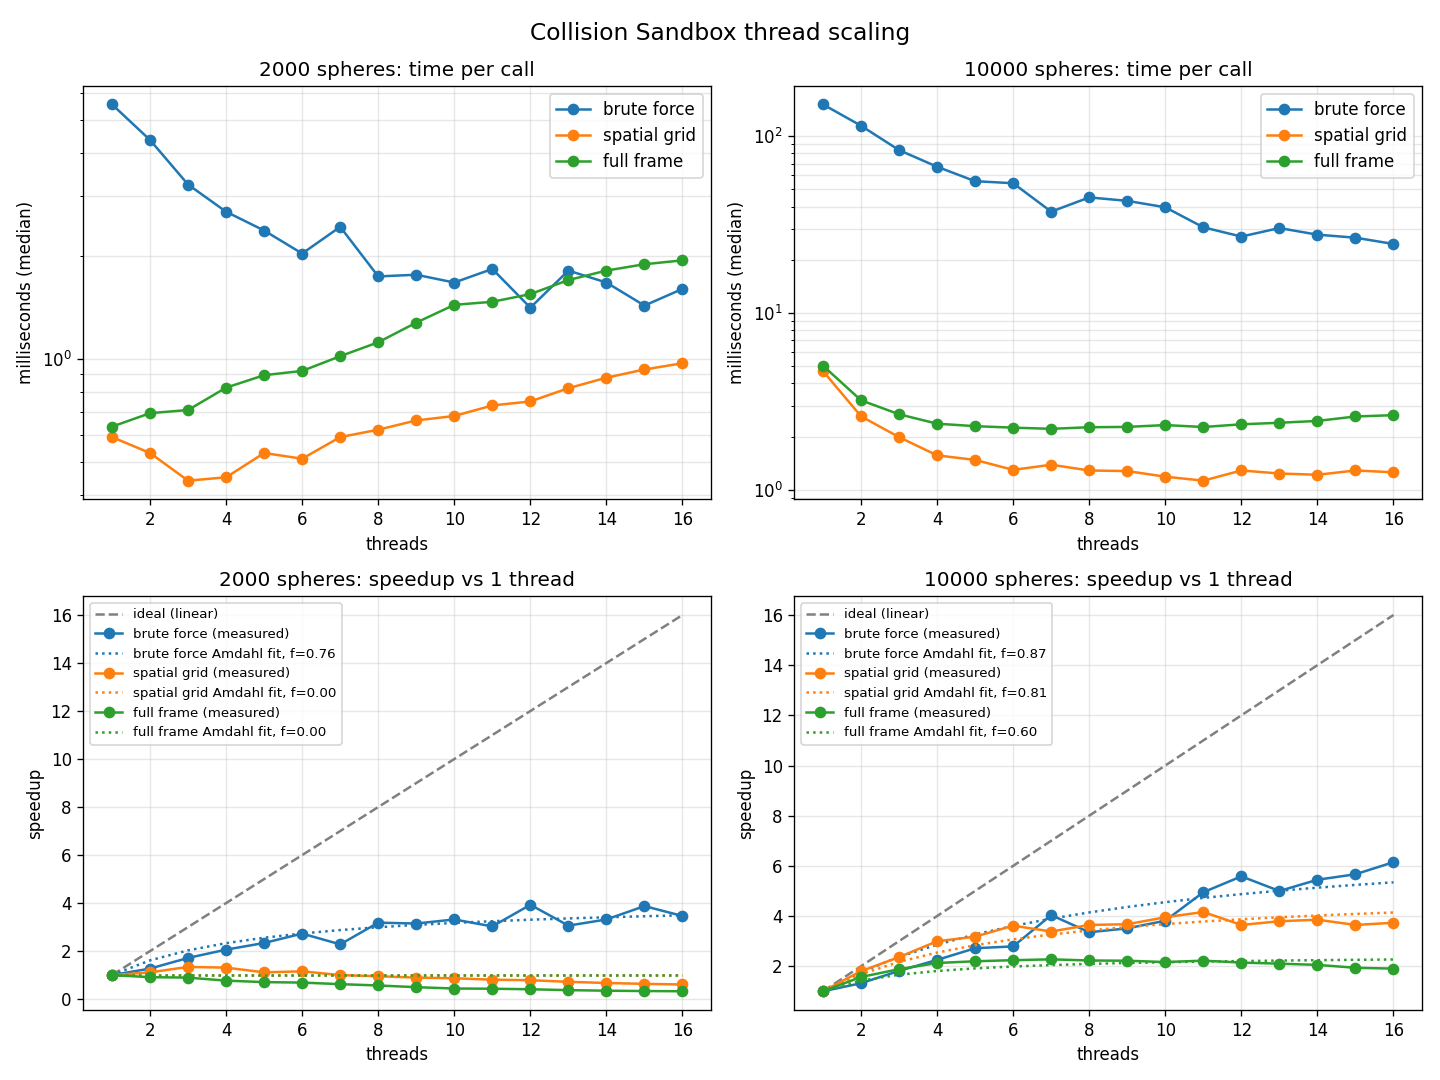

Write the Python code that produced this figure.
"""
Thread scaling benchmark for the Collision Sandbox.

Runs build/collision_sandbox.exe once per thread count, reads the timings it
prints, and plots how much faster each broadphase gets as threads are added.
The measured speedup is compared against two simple models:

  * Ideal linear scaling:  speedup(p) = p
  * Amdahl's law:          speedup(p) = 1 / ((1 - f) + f / p)
    where f is the fraction of the work that can run in parallel.
    f is fitted to the measurements.

Usage:
    py benchmark_threads.py                 # defaults: 2000 and 10000 spheres, 1..16 threads
    py benchmark_threads.py --spheres 5000  # one sphere count only
    py benchmark_threads.py --max-threads 8 --repeats 5

Output:
    benchmark_results.csv   raw numbers, one row per run
    benchmark_threads.png   the plot
"""

import argparse
import os
import re
import subprocess
import sys

import matplotlib.pyplot as plt
import numpy as np
import pandas as pd

# ---------------------------------------------------------------------------
# Settings
# ---------------------------------------------------------------------------

DEFAULT_SPHERE_COUNTS = [2000, 10000]
DEFAULT_MAX_THREADS = os.cpu_count() or 8
DEFAULT_REPEATS = 3          # runs per configuration; the median is kept
FRAMES_PER_RUN = 30          # keeps each run short
EXE_PATH = os.path.join("build", "collision_sandbox.exe")

# Lines printed by the sandbox look like:
#   brute force, 16 thread(s):    24.21 ms, 1452 pairs
#   spatial grid,  1 thread(s):    4.28 ms, 1452 pairs
#   average frame time: 2.650 ms
LINE_PATTERN = re.compile(r"(brute force|spatial grid),\s+(\d+) thread\(s\):\s+([\d.]+) ms")
FRAME_PATTERN = re.compile(r"average frame time:\s+([\d.]+) ms")


# ---------------------------------------------------------------------------
# Running the sandbox and parsing what it prints
# ---------------------------------------------------------------------------

def run_sandbox(sphere_count, thread_count):
    """Run the exe once and return a dict of the timings it printed."""
    command = [EXE_PATH, str(sphere_count), str(FRAMES_PER_RUN), str(thread_count)]
    result = subprocess.run(command, capture_output=True, text=True, check=True)

    timings = {}
    for method, threads, ms in LINE_PATTERN.findall(result.stdout):
        # The exe always prints a 1-thread line and a thread_count line.
        # We only keep the line that matches the thread count we asked for.
        if int(threads) == thread_count:
            timings[method] = float(ms)

    frame_match = FRAME_PATTERN.search(result.stdout)
    if frame_match:
        timings["full frame"] = float(frame_match.group(1))

    if len(timings) != 3:
        raise RuntimeError(f"Could not parse sandbox output:\n{result.stdout}")
    return timings


def collect_results(sphere_counts, max_threads, repeats):
    """Run every configuration and return a tidy DataFrame with one row per run."""
    rows = []
    thread_counts = range(1, max_threads + 1)
    total_runs = len(sphere_counts) * len(thread_counts) * repeats
    done = 0

    for spheres in sphere_counts:
        for threads in thread_counts:
            for repeat in range(repeats):
                timings = run_sandbox(spheres, threads)
                for method, ms in timings.items():
                    rows.append({
                        "spheres": spheres,
                        "threads": threads,
                        "repeat": repeat,
                        "method": method,
                        "ms": ms,
                    })
                done += 1
                print(f"\r  {done}/{total_runs} runs done", end="", flush=True)
    print()
    return pd.DataFrame(rows)


# ---------------------------------------------------------------------------
# Modelling
# ---------------------------------------------------------------------------

def amdahl_speedup(threads, parallel_fraction):
    """Amdahl's law: the serial part never gets faster, only the parallel part does."""
    serial = 1.0 - parallel_fraction
    return 1.0 / (serial + parallel_fraction / threads)


def fit_parallel_fraction(threads, measured_speedup):
    """
    Find the parallel fraction f that makes Amdahl's law best match the data.
    Very simple: try 1000 values of f between 0 and 1, keep the one with the
    smallest squared error. No curve-fitting library needed.
    """
    candidates = np.linspace(0.0, 1.0, 1001)
    errors = []
    for f in candidates:
        predicted = amdahl_speedup(threads, f)
        errors.append(np.sum((predicted - measured_speedup) ** 2))
    return candidates[int(np.argmin(errors))]


def summarise(df):
    """
    Collapse repeats to the median, then add speedup relative to 1 thread.
    Returns one row per (spheres, method, threads).
    """
    median = (df.groupby(["spheres", "method", "threads"])["ms"]
                .median()
                .reset_index())

    # Time at 1 thread for each (spheres, method), to divide by.
    baseline = (median[median["threads"] == 1]
                .set_index(["spheres", "method"])["ms"]
                .rename("ms_1_thread"))
    median = median.join(baseline, on=["spheres", "method"])
    median["speedup"] = median["ms_1_thread"] / median["ms"]
    return median


# ---------------------------------------------------------------------------
# Plotting
# ---------------------------------------------------------------------------

def plot_results(summary, output_path):
    sphere_counts = sorted(summary["spheres"].unique())
    methods = ["brute force", "spatial grid", "full frame"]

    fig, axes = plt.subplots(2, len(sphere_counts), figsize=(6 * len(sphere_counts), 9), squeeze=False)

    for column, spheres in enumerate(sphere_counts):
        subset = summary[summary["spheres"] == spheres]
        threads = np.arange(1, subset["threads"].max() + 1)

        # Top row: raw time in milliseconds.
        ax_time = axes[0][column]
        for method in methods:
            data = subset[subset["method"] == method]
            ax_time.plot(data["threads"], data["ms"], marker="o", label=method)
        ax_time.set_title(f"{spheres} spheres: time per call")
        ax_time.set_xlabel("threads")
        ax_time.set_ylabel("milliseconds (median)")
        ax_time.set_yscale("log")
        ax_time.grid(True, which="both", alpha=0.3)
        ax_time.legend()

        # Bottom row: speedup vs. the two models.
        ax_speed = axes[1][column]
        ax_speed.plot(threads, threads, linestyle="--", color="gray", label="ideal (linear)")
        for method in methods:
            data = subset[subset["method"] == method]
            f = fit_parallel_fraction(data["threads"].to_numpy(), data["speedup"].to_numpy())
            line, = ax_speed.plot(data["threads"], data["speedup"], marker="o",
                                  label=f"{method} (measured)")
            ax_speed.plot(threads, amdahl_speedup(threads, f), linestyle=":",
                          color=line.get_color(), label=f"{method} Amdahl fit, f={f:.2f}")
        ax_speed.set_title(f"{spheres} spheres: speedup vs 1 thread")
        ax_speed.set_xlabel("threads")
        ax_speed.set_ylabel("speedup")
        ax_speed.grid(True, alpha=0.3)
        ax_speed.legend(fontsize=8)

    fig.suptitle("Collision Sandbox thread scaling", fontsize=14)
    fig.tight_layout()
    fig.savefig(output_path, dpi=120)
    print(f"Saved plot to {output_path}")


# ---------------------------------------------------------------------------
# Main
# ---------------------------------------------------------------------------

def parse_args():
    parser = argparse.ArgumentParser(description="Benchmark the sandbox across thread counts.")
    parser.add_argument("--spheres", type=int, nargs="+", default=DEFAULT_SPHERE_COUNTS,
                        help="one or more sphere counts to test")
    parser.add_argument("--max-threads", type=int, default=DEFAULT_MAX_THREADS,
                        help="test 1..N threads")
    parser.add_argument("--repeats", type=int, default=DEFAULT_REPEATS,
                        help="runs per configuration, median is used")
    return parser.parse_args()


def main():
    args = parse_args()

    if not os.path.exists(EXE_PATH):
        print(f"Cannot find {EXE_PATH}. Run build.bat first.")
        return 1

    print(f"Testing {args.spheres} spheres on 1..{args.max_threads} threads, "
          f"{args.repeats} repeats each")
    raw = collect_results(args.spheres, args.max_threads, args.repeats)
    raw.to_csv("benchmark_results.csv", index=False)
    print("Saved raw results to benchmark_results.csv")

    summary = summarise(raw)

    # Print a small table: speedup at the highest thread count for each case.
    best = summary[summary["threads"] == args.max_threads]
    print(f"\nSpeedup at {args.max_threads} threads:")
    print(best.pivot(index="spheres", columns="method", values="speedup").round(2).to_string())

    plot_results(summary, "benchmark_threads.png")
    return 0


if __name__ == "__main__":
    sys.exit(main())
